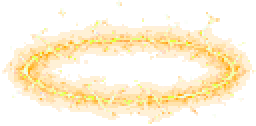
#> input picture jogos/hordas/projeto/assets/v2/armas/anel_eletrico.png, 128 x 63 px (shown 2 times larger); its folder holds only this picture in this run
$ python quantizar_alfa.py ../projeto/assets/v2/armas/anel_eletrico.png
#> lines starting #> are read from the running program, lines starting #| are printed output that depends on the picture; after the words box and inside, x2 and y2 are one past the last pixel; in counts of white or black regions, pixels touching at a corner belong together
#> in quantizar_arquivo, a is the input picture: shape (63, 128, 4); mean R, G, B, A 118.9, 86.5, 24.1, 51.7
"""Borda dura em pixel art: alfa em poucos degraus e paleta enxuta, na FONTE do PNG.

Pixel art de um tamanho de pixel so nao tem alfa gradual (fumaca, anel e brilho com 250 niveis de transparencia): cada pixel
do desenho vira uma mancha de transparencia diferente e a borda "borra" quando o jogo amplia. Aqui o alfa vai para no maximo
DEGRAUS niveis (alem do zero), como no gerar_folhas.py do pixelfx (#602), e a paleta cai para um numero fixo de cores, sem
dither de cor. Brilho e luz suave de verdade (tex_brilho, PointLight2D) ficam como estao: isto e so para pixel art.

Uso (a partir da raiz do repositorio; idempotente, rodar de novo nao muda nada):
  python jogos/hordas/fonte_arte/quantizar_alfa.py              aplica o MANIFESTO (grava no proprio PNG so se mudar)
  python jogos/hordas/fonte_arte/quantizar_alfa.py --verificar  lista o que o MANIFESTO ainda mudaria (codigo 1 se algo)
  python jogos/hordas/fonte_arte/quantizar_alfa.py a.png b.png  so esses (alfa em 6 degraus e 48 cores)

Como biblioteca: `from quantizar_alfa import quantizar_arquivo` e chame no fim do gerador de cada PNG (preparar_status.py,
importar_nuvem.py, gerar_folhas.py...). Os PNG cuja fonte e uma imagem gerada fora do repo (o cartao de arma saido do
imagegen, o render do Blender do fantasma) ficam com o MANIFESTO como unica passagem de limpeza: a fonte original continua no
historico do git e `quantizar_arquivo` e o passo final de qualquer regeracao.
"""
import fnmatch
import os
import sys

import numpy as np
from PIL import Image

AQUI = os.path.dirname(os.path.abspath(__file__))
PROJETO = os.path.normpath(os.path.join(AQUI, "..", "projeto"))

DEGRAUS = 6  # niveis de alfa alem do zero (0, 43, 85, 128, 170, 213, 255)
# Modo = alfa minimo (fracao 0..1): abaixo dele o pixel some; o resto arredonda ao degrau mais perto.
# Sprite: so some o que nao chega a meio degrau. Brilho e neblina do pixelfx: a neblina fraca (a vinheta escura de um portal, alfa de 5 a 30%)
# NAO vira o primeiro degrau, que seria um halo de contorno duro em volta do efeito; abaixo de 30% some.
MODO_SPRITE = 0.0
MODO_BRILHO = 0.30
CORES = 48  # cores da paleta (so dos pixels visiveis; o RGB do que e transparente vira 0)

# (padrao relativo a jogos/hordas/projeto, cores, modo). Brilho e neblina do pixelfx usam MODO_BRILHO; o resto, MODO_SPRITE. Padrao com "*" vale para o diretorio. Os "*_normal.png" nunca entram.
MANIFESTO = [
    ("assets/v2/armas/*.png", 48, MODO_SPRITE),
    ("assets/v2/armas_anim/nuvem_esporos_*.png", 48, MODO_SPRITE),
    ("assets/v2/icones_cartas/nuvem_espora.png", 48, MODO_SPRITE),
    ("assets/v2/icones_cartas/16/nuvem_espora.png", 48, MODO_SPRITE),
    ("assets/v2/mapas/cidade/decalques.png", 48, MODO_SPRITE),
    ("assets/v2/mapas/laboratorio/decalques.png", 48, MODO_SPRITE),
    ("assets/v2/mapas/medio/decalques.png", 48, MODO_SPRITE),
    ("v2/hud/foco_premium.png", 32, MODO_SPRITE),
    ("assets/v2/escudos/camadas.png", 32, MODO_SPRITE),
    ("assets/v2/pixelfx/status/stunned.png", 32, MODO_BRILHO),
    ("assets/v2/pixelfx/status/slowed.png", 32, MODO_BRILHO),
    ("assets/v2/pixelfx/pickups/collect-burst.png", 48, MODO_BRILHO),
    ("assets/v2/pixelfx/spawn/soul-rise.png", 64, MODO_BRILHO),
    ("assets/v2/pixelfx/spawn/spawn-portal.png", 64, MODO_BRILHO),
    # as folhas -eNN (gerar_folhas.py) ja saem com alfa em degraus (#602): aqui so a paleta
    ("assets/v2/pixelfx/spawn/spawn-portal-e*.png", 64, MODO_SPRITE),
    ("assets/v2/pixelfx/spawn/summon-rise-e*.png", 64, MODO_SPRITE),
    ("assets/v2/pixelfx/pickups/chest-open-e*.png", 64, MODO_SPRITE),
    ("assets/v2/pixelfx/pickups/loot-beam-e*.png", 48, MODO_SPRITE),
    ("assets/v2/pixelfx/ui/level-up-e*.png", 64, MODO_SPRITE),
]


def quantizar_alfa(alfa: np.ndarray, degraus: int = DEGRAUS, minimo: float = MODO_SPRITE) -> np.ndarray:
    """alfa uint8 -> uint8 em `degraus` niveis (0, 255/degraus, ... 255). Abaixo de `minimo` (0..1) o pixel some."""
#> called with degraus = 6, minimo = 0
    f = alfa.astype(np.float32) / 255.0
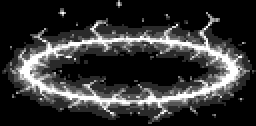
#> f: shape (63, 128) float32 (shown 2 times larger); min 0, max 1, mean 0.203
    n = np.where(f < minimo, 0.0, np.floor(f * degraus + 0.5))
    return np.rint(n * 255.0 / degraus).astype(np.uint8)


def _vizinhos(visivel: np.ndarray) -> np.ndarray:
    """Quantos dos 8 vizinhos de cada pixel sao visiveis (borda da imagem conta como vazia)."""
    p = np.pad(visivel.astype(np.uint8), 1)
    h, w = visivel.shape
    n = np.zeros((h, w), dtype=np.uint8)
    for dy in (0, 1, 2):
        for dx in (0, 1, 2):
            if dy != 1 or dx != 1:
                n += p[dy : dy + h, dx : dx + w]
    return n


def _tirar_soltos_criados(alfa_antes: np.ndarray, alfa_novo: np.ndarray) -> None:
    """O corte da neblina fraca (modo > 0) pode deixar um pixel opaco sem nenhum vizinho: era a ponta de uma nuvem e vira um ponto de luz solto.
    Tira, no lugar, so os pixels que FICARAM soltos por causa do corte (tinham vizinho antes). Os que ja eram soltos no desenho (faiscas de
    1 px de proposito) ficam. Repete ate estabilizar, porque tirar um pode soltar o vizinho."""
    com_vizinho_antes = _vizinhos(alfa_antes > 0) > 0
    while True:
        solto = (alfa_novo > 0) & (_vizinhos(alfa_novo > 0) == 0) & com_vizinho_antes
        if not solto.any():
            return
        alfa_novo[solto] = 0


def reduzir_paleta(rgb: np.ndarray, cores: int) -> np.ndarray:
    """rgb (N,3) uint8 -> o mesmo vetor com no maximo `cores` cores (median cut, sem dither)."""
    if rgb.shape[0] == 0 or len(np.unique(rgb, axis=0)) <= cores:
        return rgb
    tira = Image.fromarray(np.ascontiguousarray(rgb.reshape(1, -1, 3)), "RGB")
    q = tira.quantize(colors=cores, method=Image.Quantize.MEDIANCUT, dither=Image.Dither.NONE)
    pal = np.array(q.getpalette(), dtype=np.uint8)[: 3 * cores].reshape(-1, 3)
    return pal[np.asarray(q).reshape(-1)]


def quantizar_array(a: np.ndarray, degraus: int = DEGRAUS, cores: int = CORES, modo: float = MODO_SPRITE) -> np.ndarray:
    """a (h,w,4) uint8 -> (h,w,4) uint8 com alfa em degraus e paleta enxuta."""
    out = a.copy()
    out[..., 3] = quantizar_alfa(a[..., 3], degraus, modo)
    if modo > 0:
        _tirar_soltos_criados(a[..., 3], out[..., 3])
    vis = out[..., 3] > 0
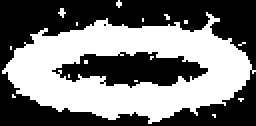
#> vis: shape (63, 128) bool (shown 2 times larger); 46.9% white; 16 white regions (15 under 20 px), largest, box (x1, y1, x2, y2) and area: (1, 6, 128, 62) 3726
    out[~vis] = 0
    if cores > 0 and vis.any():
        out[..., :3][vis] = reduzir_paleta(out[..., :3][vis], cores)
    return out


def quantizar_imagem(im: Image.Image, degraus: int = DEGRAUS, cores: int = CORES, modo: float = MODO_SPRITE) -> Image.Image:
    return Image.fromarray(quantizar_array(np.asarray(im.convert("RGBA")), degraus, cores, modo), "RGBA")


def quantizar_arquivo(caminho: str, degraus: int = DEGRAUS, cores: int = CORES, so_verificar: bool = False, modo: float = MODO_SPRITE) -> bool:
    """Quantiza o PNG no proprio lugar. Devolve True se mudou (ou mudaria, com so_verificar). Sem mudanca nao grava."""
    a = np.asarray(Image.open(caminho).convert("RGBA"))
    novo = quantizar_array(a, degraus, cores, modo)
    visivel = np.where((a[..., 3] > 0)[..., None], a, 0)  # o RGB do que e transparente nao conta como mudanca
    if np.array_equal(visivel, novo):
        return False
    if not so_verificar:
        Image.fromarray(novo, "RGBA").save(caminho, optimize=True)
    return True


def alvos():
    """(caminho, cores, modo) de tudo que o MANIFESTO cobre, sem repetir e sem os *_normal.png."""
    vistos = set()
    for padrao, cores, modo in MANIFESTO:
        pasta, nome = os.path.split(os.path.join(PROJETO, padrao))
        if not os.path.isdir(pasta):
            continue
        for f in sorted(os.listdir(pasta)):
            if fnmatch.fnmatch(f, nome) and not f.endswith("_normal.png"):
                p = os.path.join(pasta, f)
                if p not in vistos:
                    vistos.add(p)
                    yield p, cores, modo


def main(argv):
    so_verificar = "--verificar" in argv
    arqs = [a for a in argv if not a.startswith("--")]
    lista = [(a, CORES, MODO_SPRITE) for a in arqs] if arqs else list(alvos())
    mudou = 0
    for p, cores, modo in lista:
        if quantizar_arquivo(p, DEGRAUS, cores, so_verificar, modo):
            mudou += 1
            print(("mudaria " if so_verificar else "quantizado ") + os.path.relpath(p, PROJETO))
    print("%d de %d arquivos %s" % (mudou, len(lista), "mudariam" if so_verificar else "mudaram"))
    return 1 if (so_verificar and mudou) else 0


if __name__ == "__main__":
    sys.exit(main(sys.argv[1:]))
#> (the program exits here)

$ run again, on jogos/hordas/projeto/assets/v2/armas/fumaca_sonolenta.png
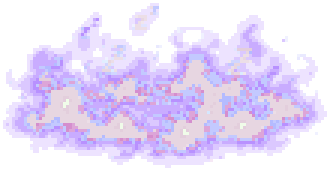
#> input picture jogos/hordas/projeto/assets/v2/armas/fumaca_sonolenta.png, 110 x 57 px (shown 3 times larger)
#> in quantizar_arquivo, a is the input picture: shape (57, 110, 4); mean R, G, B, A 104.6, 78.9, 148.8, 79.8
#> in quantizar_alfa, `f = alfa.astype(np.float32) / 255.0`:
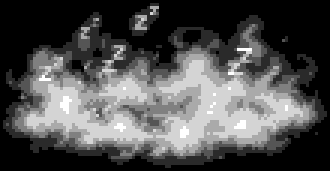
#> f: shape (57, 110) float32 (shown 3 times larger); min 0, max 1, mean 0.313
#> in quantizar_array, `vis = out[..., 3] > 0`:
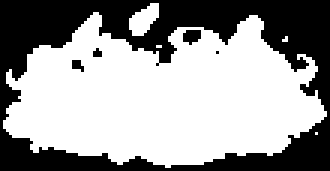
#> vis: shape (57, 110) bool (shown 3 times larger); 61.1% white; 5 black regions (3 under 20 px), largest, box (x1, y1, x2, y2) and area: (0, 0, 110, 57) 2400, (61, 10, 67, 15) 23
